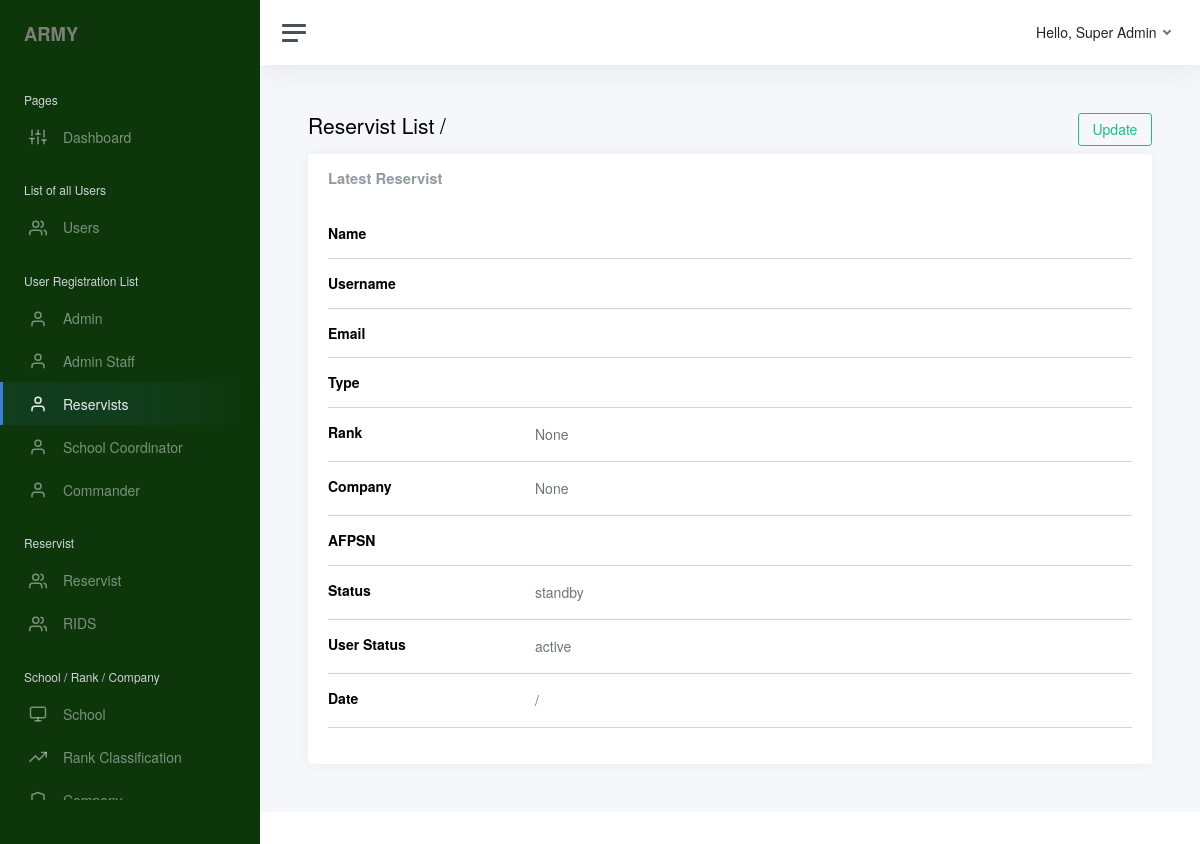
/admin_reg_reservist_view.php (signed in), run on an earlier commit of the app's database.
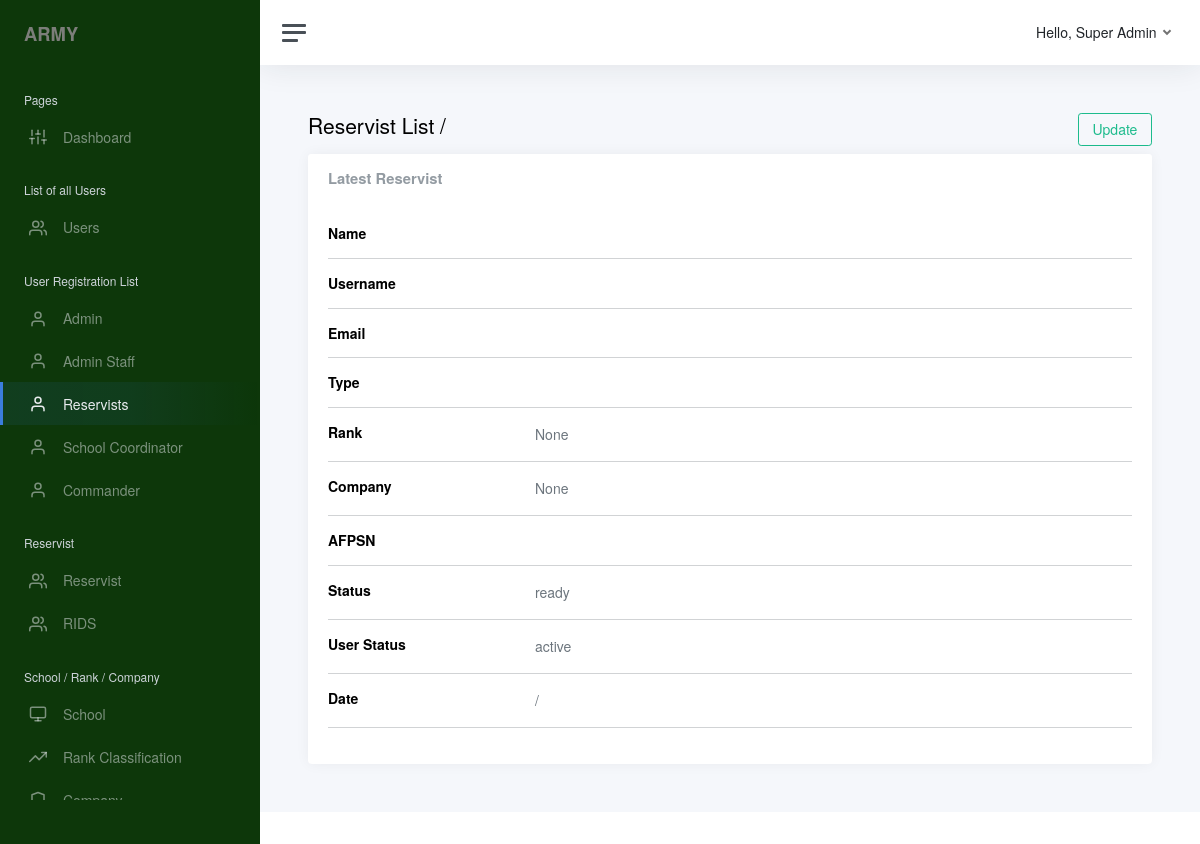
And on a later commit of the database.
### tables this page shows
CREATE TABLE `army_users` (
  `army_id` int(255) NOT NULL,
  `user_img` varchar(250) NOT NULL,
  `firstname` varchar(100) NOT NULL,
  `middle_name` varchar(100) NOT NULL,
  `lastname` varchar(100) NOT NULL,
  `username` varchar(100) NOT NULL,
  `email` varchar(100) NOT NULL,
  `password` varchar(1000) NOT NULL,
  `type` varchar(30) NOT NULL,
  `rank_id` int(100) NOT NULL,
  `company_id` int(100) NOT NULL,
  `afpsn` varchar(250) NOT NULL,
  `school_id` int(100) NOT NULL,
  `status` varchar(30) NOT NULL,
  `user_status` varchar(20) NOT NULL,
  `date_created` date DEFAULT NULL,
  `time_created` time(6) NOT NULL,
  `date_modified` date DEFAULT NULL,
  `time_modified` time(6) NOT NULL
);

### system_checker.php (called while the page is built, shortened)
<?php
require 'include/connect.php';
if (!empty($_SESSION["army_id"])) {
  $army_id     = $_SESSION["army_id"];
  $result      = mysqli_query($conn, "SELECT * FROM army_users WHERE army_id = $army_id");
  $row         = mysqli_fetch_assoc($result);
  $fn_public   = $row["firstname"];
  $ln_public   = $row["lastname"];
  $status      = $row["status"];
  $user_status = $row["user_status"];
} else {
  header("Location: bulletin.php");
}

### admin_reg_reservist_view.php (the view, shortened to what the changed rows need)
<?php
include 'system_checker.php';
?>
<!DOCTYPE html>
<html lang="en">
<?php include 'header_main.php' ?>
<body>
    <div class="wrapper">
        <div class="main">
            <?php include 'top_right_navigation.php' ?>
            <main class="content">
                <div class="container-fluid p-0">
                  <div class="row">
                    <div class="col-6">
                      <h1 class="h3 mb-3"><a href="admin_reg_reservist.php" class="linked-navigation">Reservist List </a> / <?php echo $firstname . ' ' . $lastname ?></h1>
                    </div>
                  </div>
                    <div class="row">
                        <div class="col-12">
                            <div class="card">
                                <div class="card-body">
                                <div class="row">
                                  <div class="col-sm-9 text-secondary">
                                    <div class="flatpickr-weekwrapper">
                                      <?php echo $status ?>
                                    </div>
                                  </div>
                                </div>
                                <div class="row">
                                  <div class="col-sm-9 text-secondary">
                                    <div class="flatpickr-weekwrapper">
                                      <?php echo $user_status ?>
                                    </div>
                                  </div>
                                </div>
                            </div>
                        </div>
                    </div>
                </div>
            </main>
        </div>
    </div>
</body>
</html>

### top_right_navigation.php (shortened to what the changed rows need)
<nav id="top-nav" class="navbar navbar-expand navbar-light navbar-bg">
    <div class="navbar-collapse collapse">
        <ul class="navbar-nav navbar-align">
            <li class="nav-item dropdown">
                <a class="nav-link dropdown-toggle d-none d-sm-inline-block" href="#" data-bs-toggle="dropdown">
                    <span class="text-dark">Hello, <?php echo $rank_public . ' ' .$fn_public . ' ' . $ln_public?></span>
                </a>
            </li>
        </ul>
    </div>
</nav>

What changed in the data, as far as the page shows it:
changed army_users "Super": status "standby" → "ready"
